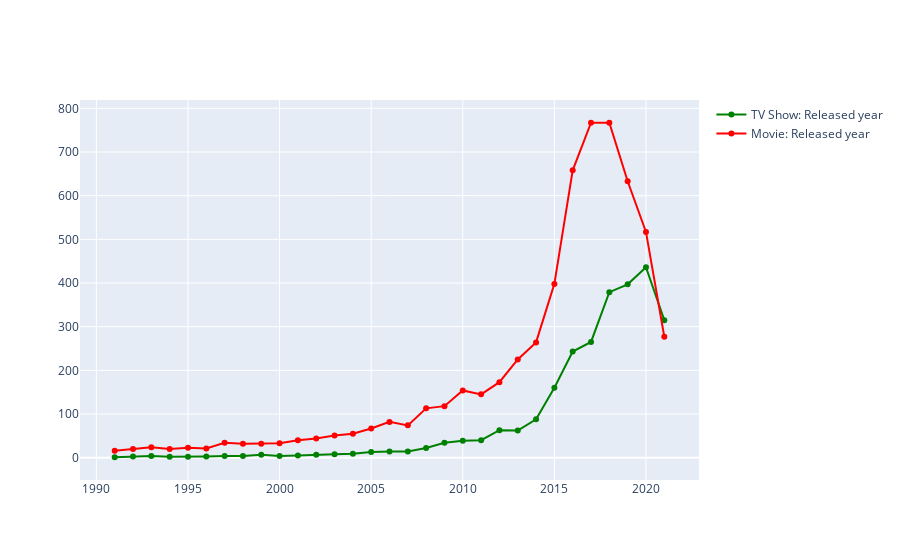

The code cell stored with this chart in its notebook:
### Markdown cell above
Next, let's review number of title released by each year. However, the dataset contain values way back from 1925; therefore, we only consider instances from 1991.

### Code cell
# Grouping the data based on released_year and type
released_year = netflix.loc[netflix["release_year"] >= 1991].groupby(["release_year", "type"]).agg({"show_id": "count"}).reset_index()

# Utilising Scatter plot with lines and markers to visualise number of titles released in each year from 1991.
viz_4 = go.Figure()
viz_4.add_trace(go.Scatter(x=released_year.loc[released_year["type"] == "TV Show"]["release_year"],
                           y=released_year.loc[released_year["type"] == "TV Show"]["show_id"],
                           mode="lines+markers",
                           name="TV Show: Released year",
                           marker_color="green"))

viz_4.add_trace(go.Scatter(x=released_year.loc[released_year["type"] == "Movie"]["release_year"],
                           y=released_year.loc[released_year["type"] == "Movie"]["show_id"],
                           mode="lines+markers",
                           name="Movie: Released year",
                           marker_color="red"))

viz_4.show()

### Figure 1 — Plotly figure (JSON) as saved in the notebook; plotly's stock layout.template omitted (floating-point values rounded to 4 significant figures)
{"data": [{"marker": {"color": "green"}, "mode": "lines+markers", "name": "TV Show: Released year", "type": "scatter", "x": [1991, 1992, 1993, 1994, 1995, 1996, 1997, 1998, 1999, 2000, 2001, 2002, 2003, 2004, 2005, 2006, 2007, 2008, 2009, 2010, 2011, 2012, 2013, 2014, 2015, 2016, 2017, 2018, 2019, 2020, 2021], "y": [1, 3, 4, 2, 2, 3, 4, 4, 7, 4, 5, 7, 8, 9, 13, 14, 14, 22, 34, 39, 40, 63, 62, 88, 160, 243, 265, 379, 397, 436, 315]}, {"marker": {"color": "red"}, "mode": "lines+markers", "name": "Movie: Released year", "type": "scatter", "x": [1991, 1992, 1993, 1994, 1995, 1996, 1997, 1998, 1999, 2000, 2001, 2002, 2003, 2004, 2005, 2006, 2007, 2008, 2009, 2010, 2011, 2012, 2013, 2014, 2015, 2016, 2017, 2018, 2019, 2020, 2021], "y": [16, 20, 24, 20, 23, 21, 34, 32, 32, 33, 40, 44, 51, 55, 67, 82, 74, 113, 118, 154, 145, 173, 225, 264, 398, 658, 767, 767, 633, 517, 277]}], "layout": {}}
